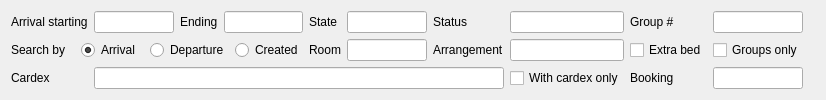
<?xml version="1.0" encoding="UTF-8"?>
<ui version="4.0">
 <class>FReservationsCommon</class>
 <widget class="QWidget" name="FReservationsCommon">
  <property name="geometry">
   <rect>
    <x>0</x>
    <y>0</y>
    <width>826</width>
    <height>92</height>
   </rect>
  </property>
  <property name="windowTitle">
   <string>Form</string>
  </property>
  <layout class="QVBoxLayout" name="verticalLayout">
   <item>
    <layout class="QGridLayout" name="gridLayout">
     <item row="0" column="10">
      <spacer name="horizontalSpacer">
       <property name="orientation">
        <enum>Qt::Horizontal</enum>
       </property>
       <property name="sizeHint" stdset="0">
        <size>
         <width>40</width>
         <height>20</height>
        </size>
       </property>
      </spacer>
     </item>
     <item row="1" column="0" colspan="4">
      <widget class="QWidget" name="widget" native="true">
       <layout class="QHBoxLayout" name="horizontalLayout">
        <property name="leftMargin">
         <number>0</number>
        </property>
        <property name="topMargin">
         <number>0</number>
        </property>
        <property name="rightMargin">
         <number>0</number>
        </property>
        <property name="bottomMargin">
         <number>0</number>
        </property>
        <item>
         <widget class="QLabel" name="label_8">
          <property name="text">
           <string>Search by</string>
          </property>
         </widget>
        </item>
        <item>
         <widget class="QRadioButton" name="rbArrival">
          <property name="focusPolicy">
           <enum>Qt::ClickFocus</enum>
          </property>
          <property name="text">
           <string>Arrival</string>
          </property>
          <property name="checked">
           <bool>true</bool>
          </property>
         </widget>
        </item>
        <item>
         <widget class="QRadioButton" name="rbDeparture">
          <property name="focusPolicy">
           <enum>Qt::ClickFocus</enum>
          </property>
          <property name="text">
           <string>Departure</string>
          </property>
         </widget>
        </item>
        <item>
         <widget class="QRadioButton" name="rbCreated">
          <property name="text">
           <string>Created</string>
          </property>
         </widget>
        </item>
       </layout>
      </widget>
     </item>
     <item row="0" column="0">
      <widget class="QLabel" name="label">
       <property name="text">
        <string>Arrival starting</string>
       </property>
      </widget>
     </item>
     <item row="1" column="6">
      <widget class="QLabel" name="label_6">
       <property name="text">
        <string>Arrangement</string>
       </property>
      </widget>
     </item>
     <item row="1" column="4">
      <widget class="QLabel" name="label_5">
       <property name="text">
        <string>Room</string>
       </property>
      </widget>
     </item>
     <item row="0" column="6">
      <widget class="QLabel" name="label_4">
       <property name="text">
        <string>Status</string>
       </property>
      </widget>
     </item>
     <item row="0" column="5">
      <widget class="EQLineEdit" name="leState">
       <property name="focusPolicy">
        <enum>Qt::ClickFocus</enum>
       </property>
       <property name="ShowButton" stdset="0">
        <bool>true</bool>
       </property>
       <property name="EnableHiddenText" stdset="0">
        <bool>true</bool>
       </property>
      </widget>
     </item>
     <item row="0" column="4">
      <widget class="QLabel" name="label_3">
       <property name="text">
        <string>State</string>
       </property>
      </widget>
     </item>
     <item row="1" column="5">
      <widget class="EQLineEdit" name="leRoom">
       <property name="focusPolicy">
        <enum>Qt::ClickFocus</enum>
       </property>
       <property name="ShowButton" stdset="0">
        <bool>true</bool>
       </property>
       <property name="EnableHiddenText" stdset="0">
        <bool>true</bool>
       </property>
      </widget>
     </item>
     <item row="0" column="2">
      <widget class="QLabel" name="label_2">
       <property name="text">
        <string>Ending</string>
       </property>
      </widget>
     </item>
     <item row="2" column="0">
      <widget class="QLabel" name="label_7">
       <property name="text">
        <string>Cardex</string>
       </property>
      </widget>
     </item>
     <item row="0" column="7">
      <widget class="EQLineEdit" name="leStatus">
       <property name="focusPolicy">
        <enum>Qt::ClickFocus</enum>
       </property>
       <property name="ShowButton" stdset="0">
        <bool>true</bool>
       </property>
       <property name="EnableHiddenText" stdset="0">
        <bool>true</bool>
       </property>
      </widget>
     </item>
     <item row="2" column="1" colspan="6">
      <widget class="EQLineEdit" name="leCardex">
       <property name="focusPolicy">
        <enum>Qt::ClickFocus</enum>
       </property>
       <property name="ShowButton" stdset="0">
        <bool>true</bool>
       </property>
       <property name="EnableHiddenText" stdset="0">
        <bool>true</bool>
       </property>
      </widget>
     </item>
     <item row="0" column="1">
      <widget class="EDateEdit" name="deStart"/>
     </item>
     <item row="0" column="3">
      <widget class="EDateEdit" name="deEnd"/>
     </item>
     <item row="0" column="9">
      <widget class="EQLineEdit" name="leGroupNum">
       <property name="focusPolicy">
        <enum>Qt::ClickFocus</enum>
       </property>
       <property name="EnableHiddenText" stdset="0">
        <bool>true</bool>
       </property>
      </widget>
     </item>
     <item row="2" column="7">
      <widget class="QCheckBox" name="chOnlyWithCardex">
       <property name="focusPolicy">
        <enum>Qt::ClickFocus</enum>
       </property>
       <property name="text">
        <string>With cardex only</string>
       </property>
      </widget>
     </item>
     <item row="1" column="7">
      <widget class="EQLineEdit" name="leArrangement">
       <property name="focusPolicy">
        <enum>Qt::ClickFocus</enum>
       </property>
       <property name="ShowButton" stdset="0">
        <bool>true</bool>
       </property>
       <property name="EnableHiddenText" stdset="0">
        <bool>true</bool>
       </property>
      </widget>
     </item>
     <item row="0" column="8">
      <widget class="QLabel" name="label_9">
       <property name="focusPolicy">
        <enum>Qt::ClickFocus</enum>
       </property>
       <property name="text">
        <string>Group #</string>
       </property>
      </widget>
     </item>
     <item row="1" column="9">
      <widget class="QCheckBox" name="chOnlyGroup">
       <property name="focusPolicy">
        <enum>Qt::ClickFocus</enum>
       </property>
       <property name="text">
        <string>Groups only</string>
       </property>
      </widget>
     </item>
     <item row="2" column="8">
      <widget class="QLabel" name="label_10">
       <property name="text">
        <string>Booking</string>
       </property>
      </widget>
     </item>
     <item row="2" column="9">
      <widget class="EQLineEdit" name="leBooking">
       <property name="focusPolicy">
        <enum>Qt::ClickFocus</enum>
       </property>
      </widget>
     </item>
     <item row="1" column="8">
      <widget class="QCheckBox" name="chExtraBed">
       <property name="text">
        <string>Extra bed</string>
       </property>
      </widget>
     </item>
    </layout>
   </item>
  </layout>
 </widget>
 <customwidgets>
  <customwidget>
   <class>EQLineEdit</class>
   <extends>QLineEdit</extends>
   <header location="global">eqlineedit.h</header>
   <slots>
    <signal>customButtonClicked(bool)</signal>
   </slots>
  </customwidget>
  <customwidget>
   <class>EDateEdit</class>
   <extends>QLineEdit</extends>
   <header location="global">edateedit.h</header>
  </customwidget>
 </customwidgets>
 <resources/>
 <connections/>
</ui>
